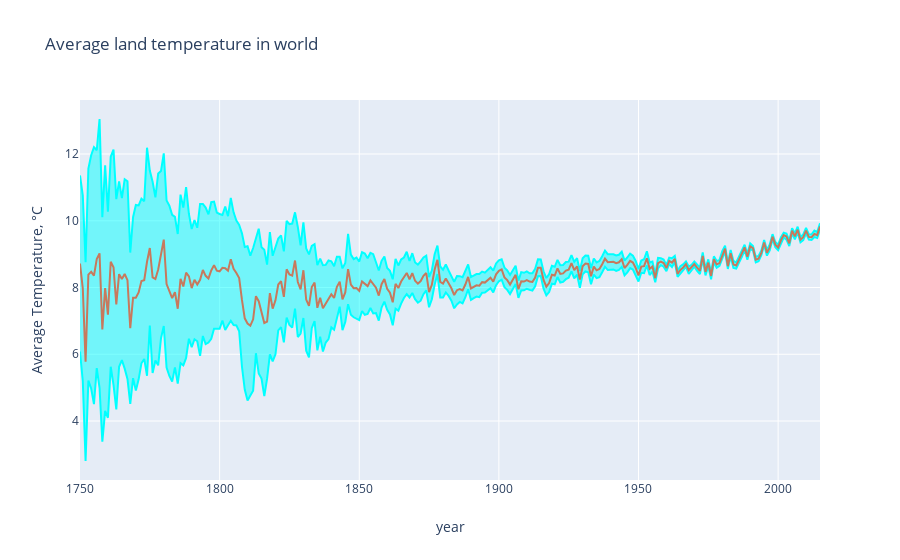

Notebook code for this chart:
### Code cell
global_temp = pd.read_csv('/home/dgorrell/Downloads/GlobalTemperatures.csv')

#Extract the year from a date
years = np.unique(global_temp['dt'].apply(lambda x: x[:4]))
mean_temp_world = []
mean_temp_world_uncertainty = []

for year in years:
    mean_temp_world.append(global_temp[global_temp['dt'].apply(
        lambda x: x[:4]) == year]['LandAverageTemperature'].mean())
    mean_temp_world_uncertainty.append(global_temp[global_temp['dt'].apply(
                lambda x: x[:4]) == year]['LandAverageTemperatureUncertainty'].mean())

trace0 = go.Scatter(
    x = years, 
    y = np.array(mean_temp_world) + np.array(mean_temp_world_uncertainty),
    fill= None,
    mode='lines',
    name='Uncertainty top',
    line=dict(
        color='rgb(0, 255, 255)',
    )
)
trace1 = go.Scatter(
    x = years, 
    y = np.array(mean_temp_world) - np.array(mean_temp_world_uncertainty),
    fill='tonexty',
    mode='lines',
    name='Uncertainty bot',
    line=dict(
        color='rgb(0, 255, 255)',
    )
)

trace2 = go.Scatter(
    x = years, 
    y = mean_temp_world,
    name='Average Temperature',
    line=dict(
        color='rgb(199, 121, 093)',
    )
)
data = [trace0, trace1, trace2]

layout = go.Layout(
    xaxis=dict(title='year'),
    yaxis=dict(title='Average Temperature, °C'),
    title='Average land temperature in world',
    showlegend = False)

fig = go.Figure(data=data, layout=layout)
py.iplot(fig)

### Figure 1 — Plotly figure (JSON) as saved in the notebook; plotly's stock layout.template omitted (floating-point values rounded to 4 significant figures; data arrays with more than 128 entries replaced by an {"elided": "..."} marker saying what was removed)
{"data": [{"line": {"color": "rgb(0, 255, 255)"}, "mode": "lines", "name": "Uncertainty top", "type": "scatter", "x": {"elided": "266 str values"}, "y": {"elided": "266 float values"}}, {"fill": "tonexty", "line": {"color": "rgb(0, 255, 255)"}, "mode": "lines", "name": "Uncertainty bot", "type": "scatter", "x": {"elided": "266 str values"}, "y": {"elided": "266 float values"}}, {"line": {"color": "rgb(199, 121, 093)"}, "name": "Average Temperature", "type": "scatter", "x": {"elided": "266 str values"}, "y": {"elided": "266 float values"}}], "layout": {"showlegend": false, "title": {"text": "Average land temperature in world"}, "xaxis": {"title": {"text": "year"}}, "yaxis": {"title": {"text": "Average Temperature, °C"}}}}
